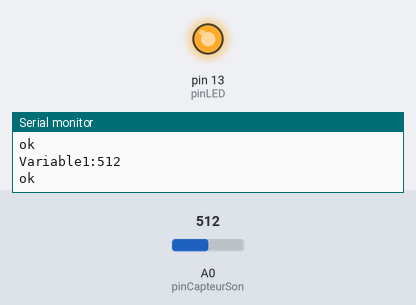
Bench run of a sketch on a simulated Arduino Uno, built with avr-gcc and run on an emulated ATmega328P. Shown: output pins drawn as LEDs (lit = HIGH), the last lines printed to the serial monitor. The test bench sets the inputs (shaded band); at power-on: A0 (pinCapteurSon) = 512.

Above: at 1.2 s.
1.3 s: A0 (pinCapteurSon) set to 474
2.8 s: A0 (pinCapteurSon) set to 448
At 3.3 s:
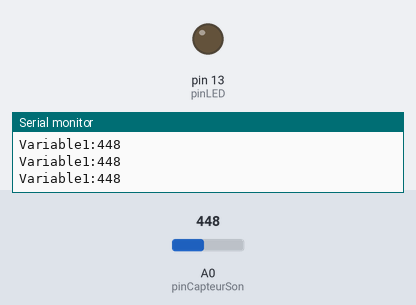
4.3 s: A0 (pinCapteurSon) set to 465
At 4.7 s:
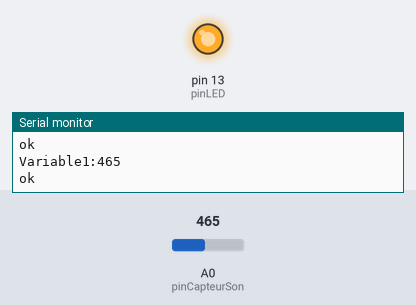
5.8 s: A0 (pinCapteurSon) set to 445
At 6.1 s:
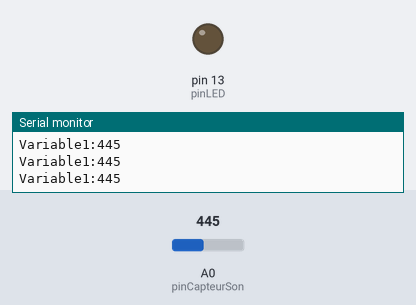
Timing chart, 0 to 8.3 s (numbered marks = the images above; inputs shaded):
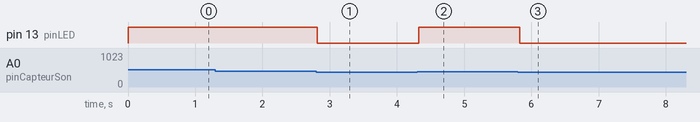

The sketch:

sketch_apr23a.ino
```cpp
const int pinCapteurSon = A0; // Pin analogique pour le capteur de son
const int pinLED = 13; // Pin de la LED

int seuilSon = 455; // Seuil du capteur de son, à ajuster selon tes besoins

void setup() {
  pinMode(pinCapteurSon, INPUT); // Définir le pin du capteur de son en entrée
  pinMode(pinLED, OUTPUT); // Définir le pin de la LED en sortie
  Serial.begin(9600);
}

void loop() {
  Serial.print("Variable1:");
  Serial.println(analogRead(pinCapteurSon));
  int valeurSon = analogRead(pinCapteurSon); // Lire la valeur du capteur de son

  if (valeurSon > seuilSon) { // Si la valeur du son dépasse le seuil
    digitalWrite(pinLED, HIGH); // Allumer la LED
    Serial.println("ok");
  } else {
    digitalWrite(pinLED, LOW); // Éteindre la LED
  }

  delay(100); // Délai pour éviter les lectures trop rapides et stabiliser le processus
}
```

Measured:
- the behaviour switches between 456 and 455 on A0 (pinCapteurSon) (found by bisection; images 0 and 1)
- after the input at 2.8 s, pin 13 (pinLED): HIGH → LOW at once
- after the input at 4.3 s, pin 13 (pinLED): LOW → HIGH at once
- after the input at 5.8 s, pin 13 (pinLED): HIGH → LOW at once
